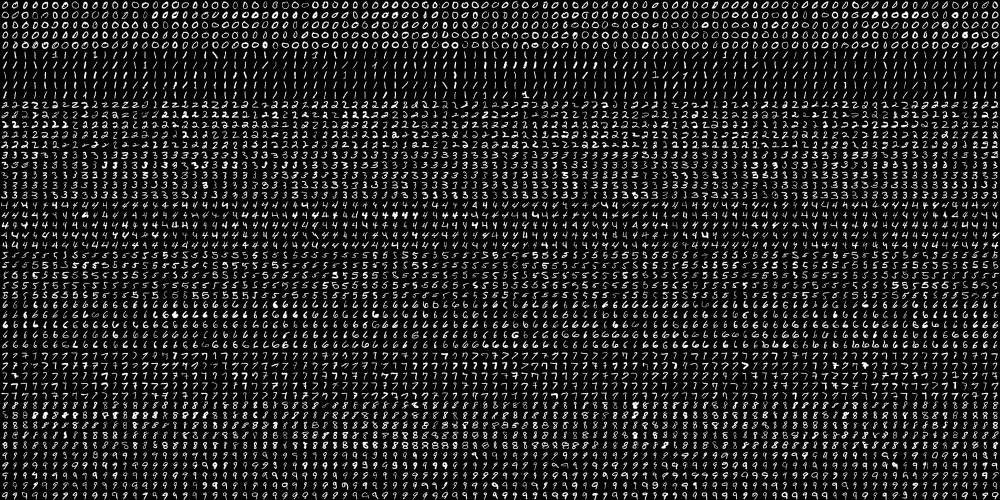
#> input picture 10th_OCR_Kmeans/digits.png, 2000 x 1000 px (shown at 1/2 size)
$ python digits.py
#> lines starting #> are read from the running program, lines starting #| are printed output that depends on the picture
#!/usr/bin/env python

'''
SVM and KNearest digit recognition.
Merged version (common.py + main script in one file).
'''

from __future__ import print_function
import numpy as np
import cv2 as cv
from numpy.linalg import norm
import time

# =============== FIXED MOSAIC FUNCTION ===============
def mosaic(w, imgs):
    """
    Arrange images into a grid.
    :param w: number of images per row
    :param imgs: list of images
    """
    imgs = iter(imgs)
    img0 = next(imgs)

    # 🔥 Ensure first image is color
    if img0.ndim == 2:
        img0 = cv.cvtColor(img0, cv.COLOR_GRAY2BGR)

    h, w0 = img0.shape[:2]
    vis = np.zeros((h, w * w0, 3), np.uint8)
    vis[:h, :w0] = img0

    x = w0
    y = 0
    row_max_h = h
    for img in imgs:
        if img.ndim == 2:  # 🔥 convert grayscale to BGR
            img = cv.cvtColor(img, cv.COLOR_GRAY2BGR)

        h, w0 = img.shape[:2]
        if x + w0 > vis.shape[1]:
            x = 0
            y += row_max_h
            row_max_h = h
            if y + h > vis.shape[0]:
                tmp = np.zeros((y + h, vis.shape[1], 3), np.uint8)
                tmp[:vis.shape[0], :vis.shape[1]] = vis
                vis = tmp
        vis[y:y + h, x:x + w0] = img
        x += w0
        row_max_h = max(row_max_h, h)
    return vis
# =====================================================


SZ = 20  # size of each digit is SZ x SZ
CLASS_N = 10
DIGITS_FN = 'digits.png'


def split2d(img, cell_size, flatten=True):
    h, w = img.shape[:2]
    sx, sy = cell_size
    cells = [np.hsplit(row, w // sx) for row in np.vsplit(img, h // sy)]
    cells = np.array(cells)
    if flatten:
        cells = cells.reshape(-1, sy, sx)
    return cells


def load_digits(fn):
#> called with fn = 'digits.png'
    fn = cv.samples.findFile(fn)
    print('loading "%s" ...' % fn)
    digits_img = cv.imread(fn, cv.IMREAD_GRAYSCALE)
#> digits_img is the input picture: shape (1000, 2000); min 0, max 255, mean 33.8
    digits = split2d(digits_img, (SZ, SZ))
#> in split2d, `cells = [np.hsplit(row, w // sx) for row in np.vsplit(img, h // sy)]`: cells = 50 items
    labels = np.repeat(np.arange(CLASS_N), len(digits) // CLASS_N)  # ✅ Python3 fix
#> labels = 5000 values from 0 to 9
    return digits, labels


def deskew(img):
    m = cv.moments(img)
    if abs(m['mu02']) < 1e-2:
        return img.copy()
    skew = m['mu11'] / m['mu02']
    M = np.float32([[1, skew, -0.5 * SZ * skew], [0, 1, 0]])
    img = cv.warpAffine(img, M, (SZ, SZ), flags=cv.WARP_INVERSE_MAP | cv.INTER_LINEAR)
    return img


class KNearest(object):
    def __init__(self, k=3):
        self.k = k
        self.model = cv.ml.KNearest_create()

    def train(self, samples, responses):
        self.model.train(samples, cv.ml.ROW_SAMPLE, responses)

    def predict(self, samples):
        _retval, results, _neigh_resp, _dists = self.model.findNearest(samples, self.k)
        return results.ravel()


class SVM(object):
    def __init__(self, C=1, gamma=0.5):
        self.model = cv.ml.SVM_create()
        self.model.setGamma(gamma)
        self.model.setC(C)
        self.model.setKernel(cv.ml.SVM_RBF)
        self.model.setType(cv.ml.SVM_C_SVC)

    def train(self, samples, responses):
        self.model.train(samples, cv.ml.ROW_SAMPLE, responses)

    def predict(self, samples):
        return self.model.predict(samples)[1].ravel()

    def save(self, fn):
        self.model.save(fn)


def evaluate_model(model, digits, samples, labels):
    resp = model.predict(samples)
    err = (labels != resp).mean()
    print('error: %.2f %%' % (err * 100))

    confusion = np.zeros((10, 10), np.int32)
    for i, j in zip(labels, resp):
        confusion[i, int(j)] += 1
    print('confusion matrix:')
    print(confusion)
    print()

    vis = []
    for img, flag in zip(digits, resp == labels):
        if img.ndim == 2:  # 🔥 make sure images are color for display
            img = cv.cvtColor(img, cv.COLOR_GRAY2BGR)
        if not flag:
            img[..., :2] = 0
        vis.append(img)
    return mosaic(25, vis)


def preprocess_simple(digits):
    return np.float32(digits).reshape(-1, SZ * SZ) / 255.0


def preprocess_hog(digits):
    samples = []
    for img in digits:
        gx = cv.Sobel(img, cv.CV_32F, 1, 0)
        gy = cv.Sobel(img, cv.CV_32F, 0, 1)
        mag, ang = cv.cartToPolar(gx, gy)
        bin_n = 16
        bin = np.int32(bin_n * ang / (2 * np.pi))
        bin_cells = bin[:10, :10], bin[10:, :10], bin[:10, 10:], bin[10:, 10:]
        mag_cells = mag[:10, :10], mag[10:, :10], mag[:10, 10:], mag[10:, 10:]
        hists = [np.bincount(b.ravel(), m.ravel(), bin_n) for b, m in zip(bin_cells, mag_cells)]
        hist = np.hstack(hists)

        # transform to Hellinger kernel
        eps = 1e-7
        hist /= hist.sum() + eps
        hist = np.sqrt(hist)
        hist /= norm(hist) + eps

        samples.append(hist)
    return np.float32(samples)


if __name__ == '__main__':
    print(__doc__)

    digits, labels = load_digits(DIGITS_FN)
#> labels = 5000 values from 0 to 9

    print('preprocessing...')
    # shuffle digits
    rand = np.random.RandomState(321)
    shuffle = rand.permutation(len(digits))
#> shuffle = 5000 values, max 4999 at index 432, min 0 at index 3099, mean 2499.5
    digits, labels = digits[shuffle], labels[shuffle]
#> labels = 5000 values, max 9 at index 2, min 0 at index 22, mean 4.5

    digits2 = list(map(deskew, digits))
#> in deskew, `m = cv.moments(img)`: m = moments, m00 10080, centre m10/m00, m01/m00 = (9.71, 9.87)
#> in deskew, `skew = m['mu11'] / m['mu02']`: skew = -0.469
#> in deskew, `M = np.float32([[1, skew, -0.5 * SZ * skew], [0, 1, 0]])`: M = [[1, -0.469, 4.69], [0, 1, 0]]
#> in deskew (call 21), `m = cv.moments(img)`: m = moments, m00 18635, centre m10/m00, m01/m00 = (9.71, 10.04)
#> in deskew (call 21), `m = cv.moments(img)`:
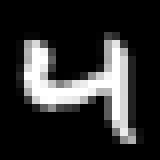
#> img: shape (20, 20) (shown 8 times larger); min 0, max 255, mean 46.6
#> in deskew (call 21), `skew = m['mu11'] / m['mu02']`: skew = 0.444
#> in deskew (call 21), `M = np.float32([[1, skew, -0.5 * SZ * skew], [0, 1, 0]])`: M = [[1, 0.444, -4.44], [0, 1, 0]]
#> in deskew (call 21), `img = cv.warpAffine(img, M, (SZ, SZ), flags=cv.WARP_INVERSE_MAP | cv.I..`:
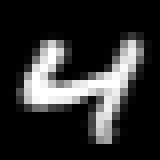
#> img: shape (20, 20) (shown 8 times larger); min 0, max 255, mean 46.6
#> in deskew (call 22), `m = cv.moments(img)`: m = moments, m00 20965, centre m10/m00, m01/m00 = (10.02, 9.56)
#> in deskew (call 22), `m = cv.moments(img)`:
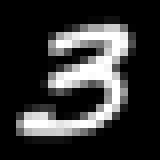
#> img: shape (20, 20) (shown 8 times larger); min 0, max 255, mean 52.4
#> in deskew (call 22), `skew = m['mu11'] / m['mu02']`: skew = -0.369
#> in deskew (call 22), `M = np.float32([[1, skew, -0.5 * SZ * skew], [0, 1, 0]])`: M = [[1, -0.369, 3.69], [0, 1, 0]]
#> in deskew (call 22), `img = cv.warpAffine(img, M, (SZ, SZ), flags=cv.WARP_INVERSE_MAP | cv.I..`:
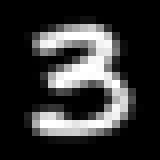
#> img: shape (20, 20) (shown 8 times larger); min 0, max 255, mean 52.4
#> in deskew (call 23), `m = cv.moments(img)`: m = moments, m00 27282, centre m10/m00, m01/m00 = (9.83, 9.73)
#> in deskew (call 23), `m = cv.moments(img)`:
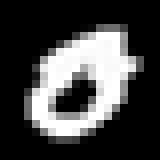
#> img: shape (20, 20) (shown 8 times larger); min 0, max 255, mean 68.2
#> in deskew (call 23), `skew = m['mu11'] / m['mu02']`: skew = -0.358
#> in deskew (call 23), `M = np.float32([[1, skew, -0.5 * SZ * skew], [0, 1, 0]])`: M = [[1, -0.358, 3.58], [0, 1, 0]]
#> in deskew (call 23), `img = cv.warpAffine(img, M, (SZ, SZ), flags=cv.WARP_INVERSE_MAP | cv.I..`:
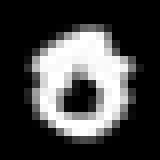
#> img: shape (20, 20) (shown 8 times larger); min 0, max 255, mean 68.2
#> in deskew (call 24), `m = cv.moments(img)`: m = moments, m00 15693, centre m10/m00, m01/m00 = (9.97, 9.56)
#> in deskew (call 24), `m = cv.moments(img)`:
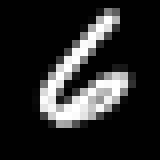
#> img: shape (20, 20) (shown 8 times larger); min 0, max 255, mean 39.2
#> in deskew (call 24), `skew = m['mu11'] / m['mu02']`: skew = -0.261
#> in deskew (call 24), `M = np.float32([[1, skew, -0.5 * SZ * skew], [0, 1, 0]])`: M = [[1, -0.261, 2.61], [0, 1, 0]]
#> digits2 = 5000 items
    samples = preprocess_hog(digits2)

    train_n = int(0.9 * len(samples))
#> train_n = 4500
    cv.imshow('test set', mosaic(25, digits[train_n:]))
#> the loop in mosaic, `for img in imgs:` made 499 passes
#> (x, y) on passes 25, 50, 75: (20, 20), (20, 40), (0, 60)
#> x on passes 1 to 6: 40, 60, 80, 100, 120, 140
#> after the loop in mosaic, `for img in imgs:`: row_max_h = 20; x = 500; y = 380
    digits_train, digits_test = np.split(digits2, [train_n])
    samples_train, samples_test = np.split(samples, [train_n])
    labels_train, labels_test = np.split(labels, [train_n])
#> labels_train = 4500 values, max 9 at index 2, min 0 at index 22, mean 4.5; labels_test = 500 values, max 9 at index 7, min 0 at index 0, mean 4.46

    print('training KNearest...')
    model = KNearest(k=4)
    model.train(samples_train, labels_train)
    vis = evaluate_model(model, digits_test, samples_test, labels_test)
#> in predict, `_retval, results, _neigh_resp, _dists = self.model.findNearest(samples..`: results = 500 values, max 9 at index 9, min 0 at index 0, mean 4.4
#> in evaluate_model, `resp = model.predict(samples)`: resp has the same summary as results in predict
#> in evaluate_model, `err = (labels != resp).mean()`: err = 0.034
#| error: 3.40 %
#> the loop in evaluate_model, `for i, j in zip(labels, resp):` made 500 passes
#> (i, j) on passes 2 to 4: (7, 7), (4, 4), (0, 0)
#| [[45  0  0  0  0  0  0  0  0  0]
#|  [ 0 57  0  0  0  0  0  0  0  0]
#|  [ 0  0 59  1  0  0  0  0  1  0]
#|  [ 0  0  0 43  0  0  0  1  0  0]
#|  [ 0  0  0  0 38  0  2  0  0  0]
#|  [ 0  0  0  2  0 48  0  0  1  0]
#|  [ 0  1  0  0  0  0 51  0  0  0]
#|  [ 0  0  1  0  0  0  0 54  0  0]
#|  [ 0  0  0  0  0  1  0  0 46  0]
#|  [ 1  1  0  1  1  0  0  0  2 42]]
#> the loop in evaluate_model, `for img, flag in zip(digits, resp == labels):` made 500 passes
#> flag on passes 1 to 3: True, True, True
#> after the loop in evaluate_model, `for img, flag in zip(digits, resp == labels):`: vis = 500 items
#> the loop in mosaic (call 2), `for img in imgs:` made 499 passes
#> x on passes 1 to 12: 40, 60, 80, 100, 120, 140, 160, 180, 200, 220, 240, 260
    cv.imshow('KNearest test', vis)

    print('training SVM...')
    model = SVM(C=2.67, gamma=5.383)
    model.train(samples_train, labels_train)
    vis = evaluate_model(model, digits_test, samples_test, labels_test)
#| error: 1.80 %
#> the loop in evaluate_model (call 2), `for i, j in zip(labels, resp):` made 500 passes
#| [[45  0  0  0  0  0  0  0  0  0]
#|  [ 0 57  0  0  0  0  0  0  0  0]
#|  [ 0  0 59  2  0  0  0  0  0  0]
#|  [ 0  0  0 43  0  0  0  1  0  0]
#|  [ 0  0  0  0 40  0  0  0  0  0]
#|  [ 0  0  0  1  0 50  0  0  0  0]
#|  [ 0  0  0  0  1  0 51  0  0  0]
#|  [ 0  0  1  0  0  0  0 54  0  0]
#|  [ 0  0  0  0  0  0  0  0 47  0]
#|  [ 0  1  0  1  0  0  0  0  1 45]]
#> the loop in evaluate_model (call 2), `for img, flag in zip(digits, resp == labels):` made 500 passes
    cv.imshow('SVM test', vis)
    print('saving SVM as "digits_svm.dat"...')
    model.save('digits_svm.dat')

    cv.waitKey(0)
    cv.destroyAllWindows()
